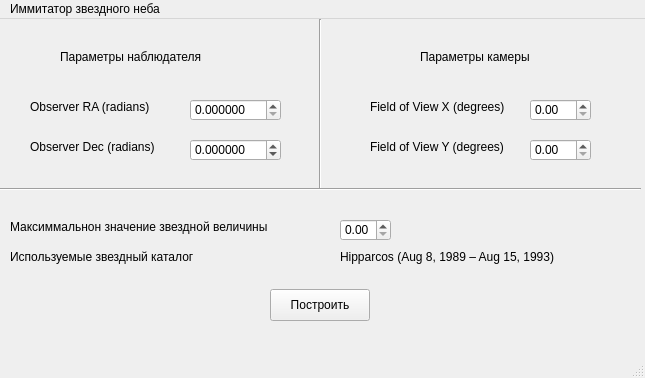
<?xml version="1.0" encoding="UTF-8"?>
<ui version="4.0">
 <class>MainWindow</class>
 <widget class="QMainWindow" name="MainWindow">
  <property name="geometry">
   <rect>
    <x>0</x>
    <y>0</y>
    <width>645</width>
    <height>378</height>
   </rect>
  </property>
  <property name="windowTitle">
   <string>MainWindow</string>
  </property>
  <widget class="QWidget" name="centralwidget">
   <widget class="QLabel" name="ra_label">
    <property name="geometry">
     <rect>
      <x>30</x>
      <y>80</y>
      <width>131</width>
      <height>16</height>
     </rect>
    </property>
    <property name="text">
     <string>Observer RA (radians)</string>
    </property>
   </widget>
   <widget class="QLabel" name="label">
    <property name="geometry">
     <rect>
      <x>30</x>
      <y>120</y>
      <width>141</width>
      <height>16</height>
     </rect>
    </property>
    <property name="text">
     <string>Observer Dec (radians)</string>
    </property>
   </widget>
   <widget class="QDoubleSpinBox" name="observerRaSpinBox">
    <property name="geometry">
     <rect>
      <x>190</x>
      <y>80</y>
      <width>91</width>
      <height>22</height>
     </rect>
    </property>
    <property name="decimals">
     <number>6</number>
    </property>
    <property name="maximum">
     <double>6.283000000000000</double>
    </property>
   </widget>
   <widget class="QDoubleSpinBox" name="observerDecSpinBox">
    <property name="geometry">
     <rect>
      <x>190</x>
      <y>120</y>
      <width>91</width>
      <height>22</height>
     </rect>
    </property>
    <property name="decimals">
     <number>6</number>
    </property>
    <property name="minimum">
     <double>-1.570000000000000</double>
    </property>
    <property name="maximum">
     <double>1.570000000000000</double>
    </property>
   </widget>
   <widget class="QLabel" name="label_2">
    <property name="geometry">
     <rect>
      <x>60</x>
      <y>30</y>
      <width>191</width>
      <height>16</height>
     </rect>
    </property>
    <property name="text">
     <string>Параметры наблюдателя</string>
    </property>
   </widget>
   <widget class="QLabel" name="label_3">
    <property name="geometry">
     <rect>
      <x>420</x>
      <y>30</y>
      <width>191</width>
      <height>16</height>
     </rect>
    </property>
    <property name="text">
     <string>Параметры камеры</string>
    </property>
   </widget>
   <widget class="Line" name="line">
    <property name="geometry">
     <rect>
      <x>310</x>
      <y>0</y>
      <width>20</width>
      <height>171</height>
     </rect>
    </property>
    <property name="orientation">
     <enum>Qt::Orientation::Vertical</enum>
    </property>
   </widget>
   <widget class="QLabel" name="label_4">
    <property name="geometry">
     <rect>
      <x>10</x>
      <y>200</y>
      <width>311</width>
      <height>16</height>
     </rect>
    </property>
    <property name="text">
     <string>Максиммальнон значение звездной величины</string>
    </property>
   </widget>
   <widget class="QDoubleSpinBox" name="maxMagnitudeSpinBox">
    <property name="geometry">
     <rect>
      <x>340</x>
      <y>200</y>
      <width>51</width>
      <height>22</height>
     </rect>
    </property>
    <property name="maximum">
     <double>10.000000000000000</double>
    </property>
   </widget>
   <widget class="QDoubleSpinBox" name="fovYSpinBox">
    <property name="geometry">
     <rect>
      <x>530</x>
      <y>120</y>
      <width>61</width>
      <height>22</height>
     </rect>
    </property>
    <property name="maximum">
     <double>180.000000000000000</double>
    </property>
   </widget>
   <widget class="QLabel" name="ra_label_2">
    <property name="geometry">
     <rect>
      <x>370</x>
      <y>80</y>
      <width>151</width>
      <height>16</height>
     </rect>
    </property>
    <property name="text">
     <string>Field of View X (degrees)</string>
    </property>
   </widget>
   <widget class="QLabel" name="label_6">
    <property name="geometry">
     <rect>
      <x>370</x>
      <y>120</y>
      <width>151</width>
      <height>16</height>
     </rect>
    </property>
    <property name="text">
     <string>Field of View Y (degrees)</string>
    </property>
   </widget>
   <widget class="QDoubleSpinBox" name="fovXSpinBox">
    <property name="geometry">
     <rect>
      <x>530</x>
      <y>80</y>
      <width>61</width>
      <height>22</height>
     </rect>
    </property>
    <property name="maximum">
     <double>180.000000000000000</double>
    </property>
   </widget>
   <widget class="QLabel" name="label_7">
    <property name="geometry">
     <rect>
      <x>10</x>
      <y>230</y>
      <width>211</width>
      <height>16</height>
     </rect>
    </property>
    <property name="text">
     <string>Используемые звездный каталог</string>
    </property>
   </widget>
   <widget class="QLabel" name="label_8">
    <property name="geometry">
     <rect>
      <x>340</x>
      <y>230</y>
      <width>251</width>
      <height>16</height>
     </rect>
    </property>
    <property name="text">
     <string>Hipparcos (Aug 8, 1989 – Aug 15, 1993)</string>
    </property>
   </widget>
   <widget class="Line" name="line_2">
    <property name="geometry">
     <rect>
      <x>0</x>
      <y>160</y>
      <width>641</width>
      <height>20</height>
     </rect>
    </property>
    <property name="orientation">
     <enum>Qt::Orientation::Horizontal</enum>
    </property>
   </widget>
   <widget class="QPushButton" name="buildMapButton">
    <property name="geometry">
     <rect>
      <x>270</x>
      <y>270</y>
      <width>100</width>
      <height>32</height>
     </rect>
    </property>
    <property name="text">
     <string>Построить</string>
    </property>
   </widget>
  </widget>
  <widget class="QMenuBar" name="menubar">
   <property name="geometry">
    <rect>
     <x>0</x>
     <y>0</y>
     <width>645</width>
     <height>24</height>
    </rect>
   </property>
   <widget class="QMenu" name="menustarry_sky">
    <property name="title">
     <string>Иммитатор звездного неба</string>
    </property>
   </widget>
   <addaction name="menustarry_sky"/>
  </widget>
  <widget class="QStatusBar" name="statusbar"/>
 </widget>
 <resources/>
 <connections/>
</ui>
